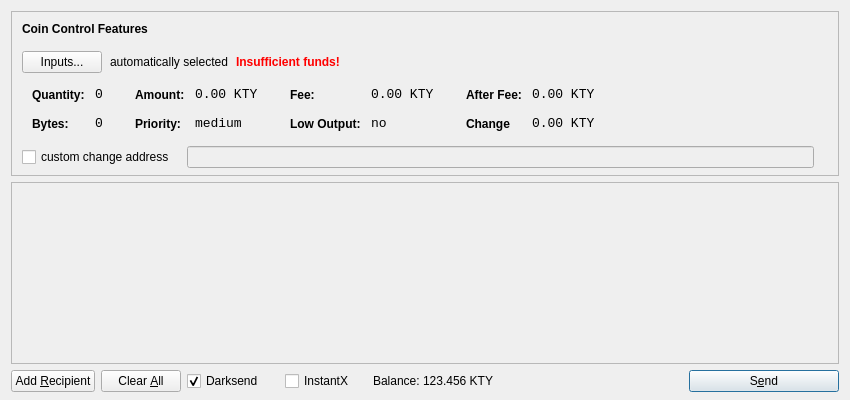
<?xml version="1.0" encoding="UTF-8"?>
<ui version="4.0">
 <class>SendCoinsDialog</class>
 <widget class="QDialog" name="SendCoinsDialog">
  <property name="geometry">
   <rect>
    <x>0</x>
    <y>0</y>
    <width>850</width>
    <height>400</height>
   </rect>
  </property>
  <property name="windowTitle">
   <string>Send Coins</string>
  </property>
  <layout class="QVBoxLayout" name="verticalLayout" stretch="0,1,0">
   <property name="bottomMargin">
    <number>8</number>
   </property>
   <item>
    <widget class="QFrame" name="frameCoinControl">
     <property name="sizePolicy">
      <sizepolicy hsizetype="Expanding" vsizetype="Expanding">
       <horstretch>0</horstretch>
       <verstretch>0</verstretch>
      </sizepolicy>
     </property>
     <property name="maximumSize">
      <size>
       <width>16777215</width>
       <height>16777215</height>
      </size>
     </property>
     <property name="frameShape">
      <enum>QFrame::StyledPanel</enum>
     </property>
     <property name="frameShadow">
      <enum>QFrame::Sunken</enum>
     </property>
     <layout class="QVBoxLayout" name="verticalLayoutCoinControl2">
      <property name="spacing">
       <number>-1</number>
      </property>
      <property name="leftMargin">
       <number>0</number>
      </property>
      <property name="topMargin">
       <number>0</number>
      </property>
      <property name="rightMargin">
       <number>0</number>
      </property>
      <property name="bottomMargin">
       <number>6</number>
      </property>
      <item>
       <layout class="QVBoxLayout" name="verticalLayoutCoinControl" stretch="0,0,0,0,1">
        <property name="spacing">
         <number>0</number>
        </property>
        <property name="leftMargin">
         <number>10</number>
        </property>
        <property name="topMargin">
         <number>10</number>
        </property>
        <item>
         <layout class="QHBoxLayout" name="horizontalLayoutCoinControl1">
          <property name="bottomMargin">
           <number>15</number>
          </property>
          <item>
           <widget class="QLabel" name="labelCoinControlFeatures">
            <property name="sizePolicy">
             <sizepolicy hsizetype="Preferred" vsizetype="Maximum">
              <horstretch>0</horstretch>
              <verstretch>0</verstretch>
             </sizepolicy>
            </property>
            <property name="font">
             <font>
              <weight>75</weight>
              <bold>true</bold>
             </font>
            </property>
            <property name="styleSheet">
             <string notr="true">font-weight:bold;</string>
            </property>
            <property name="text">
             <string>Coin Control Features</string>
            </property>
           </widget>
          </item>
         </layout>
        </item>
        <item>
         <layout class="QHBoxLayout" name="horizontalLayoutCoinControl2" stretch="0,0,0,0">
          <property name="spacing">
           <number>8</number>
          </property>
          <property name="bottomMargin">
           <number>10</number>
          </property>
          <item>
           <widget class="QPushButton" name="pushButtonCoinControl">
            <property name="styleSheet">
             <string notr="true"/>
            </property>
            <property name="text">
             <string>Inputs...</string>
            </property>
           </widget>
          </item>
          <item>
           <widget class="QLabel" name="labelCoinControlAutomaticallySelected">
            <property name="text">
             <string>automatically selected</string>
            </property>
            <property name="margin">
             <number>5</number>
            </property>
           </widget>
          </item>
          <item>
           <widget class="QLabel" name="labelCoinControlInsuffFunds">
            <property name="font">
             <font>
              <weight>75</weight>
              <bold>true</bold>
             </font>
            </property>
            <property name="styleSheet">
             <string notr="true">color:red;font-weight:bold;</string>
            </property>
            <property name="text">
             <string>Insufficient funds!</string>
            </property>
            <property name="margin">
             <number>5</number>
            </property>
           </widget>
          </item>
          <item>
           <spacer name="horizontalSpacerCoinControl">
            <property name="orientation">
             <enum>Qt::Horizontal</enum>
            </property>
            <property name="sizeHint" stdset="0">
             <size>
              <width>40</width>
              <height>1</height>
             </size>
            </property>
           </spacer>
          </item>
         </layout>
        </item>
        <item>
         <widget class="QWidget" name="widgetCoinControl" native="true">
          <property name="sizePolicy">
           <sizepolicy hsizetype="Preferred" vsizetype="Preferred">
            <horstretch>0</horstretch>
            <verstretch>0</verstretch>
           </sizepolicy>
          </property>
          <property name="minimumSize">
           <size>
            <width>0</width>
            <height>0</height>
           </size>
          </property>
          <property name="styleSheet">
           <string notr="true"/>
          </property>
          <layout class="QHBoxLayout" name="horizontalLayoutCoinControl5">
           <property name="margin">
            <number>0</number>
           </property>
           <item>
            <layout class="QHBoxLayout" name="horizontalLayoutCoinControl3" stretch="0,0,0,1">
             <property name="spacing">
              <number>20</number>
             </property>
             <property name="topMargin">
              <number>0</number>
             </property>
             <property name="bottomMargin">
              <number>10</number>
             </property>
             <item>
              <layout class="QFormLayout" name="formLayoutCoinControl1">
               <property name="horizontalSpacing">
                <number>10</number>
               </property>
               <property name="verticalSpacing">
                <number>14</number>
               </property>
               <property name="leftMargin">
                <number>10</number>
               </property>
               <property name="topMargin">
                <number>4</number>
               </property>
               <property name="rightMargin">
                <number>6</number>
               </property>
               <item row="0" column="0">
                <widget class="QLabel" name="labelCoinControlQuantityText">
                 <property name="styleSheet">
                  <string notr="true">font-weight:bold;</string>
                 </property>
                 <property name="text">
                  <string>Quantity:</string>
                 </property>
                 <property name="margin">
                  <number>0</number>
                 </property>
                </widget>
               </item>
               <item row="0" column="1">
                <widget class="QLabel" name="labelCoinControlQuantity">
                 <property name="font">
                  <font>
                   <family>Monospace</family>
                   <pointsize>10</pointsize>
                  </font>
                 </property>
                 <property name="cursor">
                  <cursorShape>IBeamCursor</cursorShape>
                 </property>
                 <property name="contextMenuPolicy">
                  <enum>Qt::ActionsContextMenu</enum>
                 </property>
                 <property name="text">
                  <string>0</string>
                 </property>
                 <property name="margin">
                  <number>0</number>
                 </property>
                 <property name="textInteractionFlags">
                  <set>Qt::LinksAccessibleByMouse|Qt::TextSelectableByKeyboard|Qt::TextSelectableByMouse</set>
                 </property>
                </widget>
               </item>
               <item row="1" column="0">
                <widget class="QLabel" name="labelCoinControlBytesText">
                 <property name="styleSheet">
                  <string notr="true">font-weight:bold;</string>
                 </property>
                 <property name="text">
                  <string>Bytes:</string>
                 </property>
                </widget>
               </item>
               <item row="1" column="1">
                <widget class="QLabel" name="labelCoinControlBytes">
                 <property name="font">
                  <font>
                   <family>Monospace</family>
                   <pointsize>10</pointsize>
                  </font>
                 </property>
                 <property name="cursor">
                  <cursorShape>IBeamCursor</cursorShape>
                 </property>
                 <property name="contextMenuPolicy">
                  <enum>Qt::ActionsContextMenu</enum>
                 </property>
                 <property name="text">
                  <string>0</string>
                 </property>
                 <property name="textInteractionFlags">
                  <set>Qt::LinksAccessibleByMouse|Qt::TextSelectableByKeyboard|Qt::TextSelectableByMouse</set>
                 </property>
                </widget>
               </item>
              </layout>
             </item>
             <item>
              <layout class="QFormLayout" name="formLayoutCoinControl2">
               <property name="horizontalSpacing">
                <number>10</number>
               </property>
               <property name="verticalSpacing">
                <number>14</number>
               </property>
               <property name="leftMargin">
                <number>6</number>
               </property>
               <property name="topMargin">
                <number>4</number>
               </property>
               <property name="rightMargin">
                <number>6</number>
               </property>
               <item row="0" column="0">
                <widget class="QLabel" name="labelCoinControlAmountText">
                 <property name="styleSheet">
                  <string notr="true">font-weight:bold;</string>
                 </property>
                 <property name="text">
                  <string>Amount:</string>
                 </property>
                 <property name="margin">
                  <number>0</number>
                 </property>
                </widget>
               </item>
               <item row="0" column="1">
                <widget class="QLabel" name="labelCoinControlAmount">
                 <property name="font">
                  <font>
                   <family>Monospace</family>
                   <pointsize>10</pointsize>
                  </font>
                 </property>
                 <property name="cursor">
                  <cursorShape>IBeamCursor</cursorShape>
                 </property>
                 <property name="contextMenuPolicy">
                  <enum>Qt::ActionsContextMenu</enum>
                 </property>
                 <property name="text">
                  <string>0.00 KTY</string>
                 </property>
                 <property name="textInteractionFlags">
                  <set>Qt::LinksAccessibleByMouse|Qt::TextSelectableByKeyboard|Qt::TextSelectableByMouse</set>
                 </property>
                </widget>
               </item>
               <item row="1" column="0">
                <widget class="QLabel" name="labelCoinControlPriorityText">
                 <property name="styleSheet">
                  <string notr="true">font-weight:bold;</string>
                 </property>
                 <property name="text">
                  <string>Priority:</string>
                 </property>
                </widget>
               </item>
               <item row="1" column="1">
                <widget class="QLabel" name="labelCoinControlPriority">
                 <property name="font">
                  <font>
                   <family>Monospace</family>
                   <pointsize>10</pointsize>
                  </font>
                 </property>
                 <property name="cursor">
                  <cursorShape>IBeamCursor</cursorShape>
                 </property>
                 <property name="contextMenuPolicy">
                  <enum>Qt::ActionsContextMenu</enum>
                 </property>
                 <property name="text">
                  <string>medium</string>
                 </property>
                 <property name="textInteractionFlags">
                  <set>Qt::LinksAccessibleByMouse|Qt::TextSelectableByKeyboard|Qt::TextSelectableByMouse</set>
                 </property>
                </widget>
               </item>
              </layout>
             </item>
             <item>
              <layout class="QFormLayout" name="formLayoutCoinControl3">
               <property name="horizontalSpacing">
                <number>10</number>
               </property>
               <property name="verticalSpacing">
                <number>14</number>
               </property>
               <property name="leftMargin">
                <number>6</number>
               </property>
               <property name="topMargin">
                <number>4</number>
               </property>
               <property name="rightMargin">
                <number>6</number>
               </property>
               <item row="0" column="0">
                <widget class="QLabel" name="labelCoinControlFeeText">
                 <property name="styleSheet">
                  <string notr="true">font-weight:bold;</string>
                 </property>
                 <property name="text">
                  <string>Fee:</string>
                 </property>
                 <property name="margin">
                  <number>0</number>
                 </property>
                </widget>
               </item>
               <item row="0" column="1">
                <widget class="QLabel" name="labelCoinControlFee">
                 <property name="font">
                  <font>
                   <family>Monospace</family>
                   <pointsize>10</pointsize>
                  </font>
                 </property>
                 <property name="cursor">
                  <cursorShape>IBeamCursor</cursorShape>
                 </property>
                 <property name="contextMenuPolicy">
                  <enum>Qt::ActionsContextMenu</enum>
                 </property>
                 <property name="text">
                  <string>0.00 KTY</string>
                 </property>
                 <property name="textInteractionFlags">
                  <set>Qt::LinksAccessibleByMouse|Qt::TextSelectableByKeyboard|Qt::TextSelectableByMouse</set>
                 </property>
                </widget>
               </item>
               <item row="1" column="0">
                <widget class="QLabel" name="labelCoinControlLowOutputText">
                 <property name="styleSheet">
                  <string notr="true">font-weight:bold;</string>
                 </property>
                 <property name="text">
                  <string>Low Output:</string>
                 </property>
                </widget>
               </item>
               <item row="1" column="1">
                <widget class="QLabel" name="labelCoinControlLowOutput">
                 <property name="font">
                  <font>
                   <family>Monospace</family>
                   <pointsize>10</pointsize>
                  </font>
                 </property>
                 <property name="cursor">
                  <cursorShape>IBeamCursor</cursorShape>
                 </property>
                 <property name="contextMenuPolicy">
                  <enum>Qt::ActionsContextMenu</enum>
                 </property>
                 <property name="text">
                  <string>no</string>
                 </property>
                 <property name="textInteractionFlags">
                  <set>Qt::LinksAccessibleByMouse|Qt::TextSelectableByKeyboard|Qt::TextSelectableByMouse</set>
                 </property>
                </widget>
               </item>
              </layout>
             </item>
             <item>
              <layout class="QFormLayout" name="formLayoutCoinControl4">
               <property name="horizontalSpacing">
                <number>10</number>
               </property>
               <property name="verticalSpacing">
                <number>14</number>
               </property>
               <property name="leftMargin">
                <number>6</number>
               </property>
               <property name="topMargin">
                <number>4</number>
               </property>
               <property name="rightMargin">
                <number>6</number>
               </property>
               <item row="0" column="0">
                <widget class="QLabel" name="labelCoinControlAfterFeeText">
                 <property name="styleSheet">
                  <string notr="true">font-weight:bold;</string>
                 </property>
                 <property name="text">
                  <string>After Fee:</string>
                 </property>
                 <property name="margin">
                  <number>0</number>
                 </property>
                </widget>
               </item>
               <item row="0" column="1">
                <widget class="QLabel" name="labelCoinControlAfterFee">
                 <property name="font">
                  <font>
                   <family>Monospace</family>
                   <pointsize>10</pointsize>
                  </font>
                 </property>
                 <property name="cursor">
                  <cursorShape>IBeamCursor</cursorShape>
                 </property>
                 <property name="contextMenuPolicy">
                  <enum>Qt::ActionsContextMenu</enum>
                 </property>
                 <property name="text">
                  <string>0.00 KTY</string>
                 </property>
                 <property name="textInteractionFlags">
                  <set>Qt::LinksAccessibleByMouse|Qt::TextSelectableByKeyboard|Qt::TextSelectableByMouse</set>
                 </property>
                </widget>
               </item>
               <item row="1" column="0">
                <widget class="QLabel" name="labelCoinControlChangeText">
                 <property name="styleSheet">
                  <string notr="true">font-weight:bold;</string>
                 </property>
                 <property name="text">
                  <string>Change</string>
                 </property>
                </widget>
               </item>
               <item row="1" column="1">
                <widget class="QLabel" name="labelCoinControlChange">
                 <property name="font">
                  <font>
                   <family>Monospace</family>
                   <pointsize>10</pointsize>
                  </font>
                 </property>
                 <property name="cursor">
                  <cursorShape>IBeamCursor</cursorShape>
                 </property>
                 <property name="contextMenuPolicy">
                  <enum>Qt::ActionsContextMenu</enum>
                 </property>
                 <property name="text">
                  <string>0.00 KTY</string>
                 </property>
                 <property name="textInteractionFlags">
                  <set>Qt::LinksAccessibleByMouse|Qt::TextSelectableByKeyboard|Qt::TextSelectableByMouse</set>
                 </property>
                </widget>
               </item>
              </layout>
             </item>
            </layout>
           </item>
          </layout>
         </widget>
        </item>
        <item>
         <layout class="QHBoxLayout" name="horizontalLayoutCoinControl4" stretch="0,0,0">
          <property name="spacing">
           <number>12</number>
          </property>
          <property name="sizeConstraint">
           <enum>QLayout::SetDefaultConstraint</enum>
          </property>
          <property name="topMargin">
           <number>5</number>
          </property>
          <property name="rightMargin">
           <number>5</number>
          </property>
          <item>
           <widget class="QCheckBox" name="checkBoxCoinControlChange">
            <property name="text">
             <string>custom change address</string>
            </property>
           </widget>
          </item>
          <item>
           <widget class="QLineEdit" name="lineEditCoinControlChange">
            <property name="enabled">
             <bool>false</bool>
            </property>
            <property name="sizePolicy">
             <sizepolicy hsizetype="Expanding" vsizetype="Fixed">
              <horstretch>0</horstretch>
              <verstretch>0</verstretch>
             </sizepolicy>
            </property>
           </widget>
          </item>
          <item>
           <widget class="QLabel" name="labelCoinControlChangeLabel">
            <property name="sizePolicy">
             <sizepolicy hsizetype="Preferred" vsizetype="Expanding">
              <horstretch>0</horstretch>
              <verstretch>0</verstretch>
             </sizepolicy>
            </property>
            <property name="minimumSize">
             <size>
              <width>0</width>
              <height>0</height>
             </size>
            </property>
            <property name="text">
             <string/>
            </property>
            <property name="margin">
             <number>3</number>
            </property>
           </widget>
          </item>
         </layout>
        </item>
        <item>
         <spacer name="verticalSpacerCoinControl">
          <property name="orientation">
           <enum>Qt::Vertical</enum>
          </property>
          <property name="sizeHint" stdset="0">
           <size>
            <width>800</width>
            <height>1</height>
           </size>
          </property>
         </spacer>
        </item>
       </layout>
      </item>
     </layout>
    </widget>
   </item>
   <item>
    <widget class="QScrollArea" name="scrollArea">
     <property name="widgetResizable">
      <bool>true</bool>
     </property>
     <widget class="QWidget" name="scrollAreaWidgetContents">
      <property name="geometry">
       <rect>
        <x>0</x>
        <y>0</y>
        <width>830</width>
        <height>165</height>
       </rect>
      </property>
      <layout class="QVBoxLayout" name="verticalLayout_2">
       <property name="margin">
        <number>0</number>
       </property>
       <item>
        <layout class="QVBoxLayout" name="entries">
         <property name="spacing">
          <number>6</number>
         </property>
        </layout>
       </item>
       <item>
        <spacer name="verticalSpacer">
         <property name="orientation">
          <enum>Qt::Vertical</enum>
         </property>
         <property name="sizeHint" stdset="0">
          <size>
           <width>20</width>
           <height>40</height>
          </size>
         </property>
        </spacer>
       </item>
      </layout>
     </widget>
    </widget>
   </item>
   <item>
    <layout class="QHBoxLayout" name="horizontalLayout">
     <item>
      <widget class="QPushButton" name="addButton">
       <property name="toolTip">
        <string>Send to multiple recipients at once</string>
       </property>
       <property name="text">
        <string>Add &amp;Recipient</string>
       </property>
       <property name="autoDefault">
        <bool>false</bool>
       </property>
      </widget>
     </item>
     <item>
      <widget class="QPushButton" name="clearButton">
       <property name="sizePolicy">
        <sizepolicy hsizetype="Minimum" vsizetype="Fixed">
         <horstretch>0</horstretch>
         <verstretch>0</verstretch>
        </sizepolicy>
       </property>
       <property name="toolTip">
        <string>Remove all transaction fields</string>
       </property>
       <property name="text">
        <string>Clear &amp;All</string>
       </property>
       <property name="autoRepeatDelay">
        <number>300</number>
       </property>
       <property name="autoDefault">
        <bool>false</bool>
       </property>
      </widget>
     </item>
     <item>
      <layout class="QHBoxLayout" name="horizontalLayout_2">
       <property name="spacing">
        <number>3</number>
       </property>
        <item>
        <widget class="QCheckBox" name="checkUseDarksend">
         <property name="minimumSize">
          <size>
           <width>95</width>
           <height>0</height>
          </size>
         </property>
         <property name="text">
          <string>Darksend</string>
         </property>
         <property name="checked">
          <bool>true</bool>
         </property>
        </widget>
       </item>
       <item>
        <widget class="QCheckBox" name="checkInstantX">
         <property name="enabled">
          <bool>true</bool>
         </property>
         <property name="minimumSize">
          <size>
           <width>85</width>
           <height>0</height>
          </size>
         </property>
         <property name="text">
          <string>InstantX</string>
         </property>
        </widget>
       </item>
       <item>
        <widget class="QLabel" name="label">
         <property name="sizePolicy">
          <sizepolicy hsizetype="Preferred" vsizetype="Fixed">
           <horstretch>0</horstretch>
           <verstretch>0</verstretch>
          </sizepolicy>
         </property>
         <property name="text">
          <string>Balance:</string>
         </property>
        </widget>
       </item>
       <item>
        <widget class="QLabel" name="labelBalance">
         <property name="sizePolicy">
          <sizepolicy hsizetype="Preferred" vsizetype="Fixed">
           <horstretch>0</horstretch>
           <verstretch>0</verstretch>
          </sizepolicy>
         </property>
         <property name="cursor">
          <cursorShape>IBeamCursor</cursorShape>
         </property>
         <property name="text">
          <string>123.456 KTY</string>
         </property>
         <property name="textInteractionFlags">
          <set>Qt::LinksAccessibleByMouse|Qt::TextSelectableByKeyboard|Qt::TextSelectableByMouse</set>
         </property>
        </widget>
       </item>
      </layout>
     </item>
     <item>
      <spacer name="horizontalSpacer">
       <property name="orientation">
        <enum>Qt::Horizontal</enum>
       </property>
       <property name="sizeHint" stdset="0">
        <size>
         <width>40</width>
         <height>20</height>
        </size>
       </property>
      </spacer>
     </item>
     <item>
      <widget class="QPushButton" name="sendButton">
       <property name="minimumSize">
        <size>
         <width>150</width>
         <height>0</height>
        </size>
       </property>
       <property name="toolTip">
        <string>Confirm the send action</string>
       </property>
       <property name="text">
        <string>S&amp;end</string>
       </property>
       <property name="icon">
        <iconset resource="../bitcoin.qrc">
         <normaloff>:/icons/send</normaloff>:/icons/send</iconset>
       </property>
       <property name="default">
        <bool>true</bool>
       </property>
      </widget>
     </item>
    </layout>
   </item>
  </layout>
 </widget>
 <resources>
  <include location="../bitcoin.qrc"/>
 </resources>
 <connections/>
</ui>
